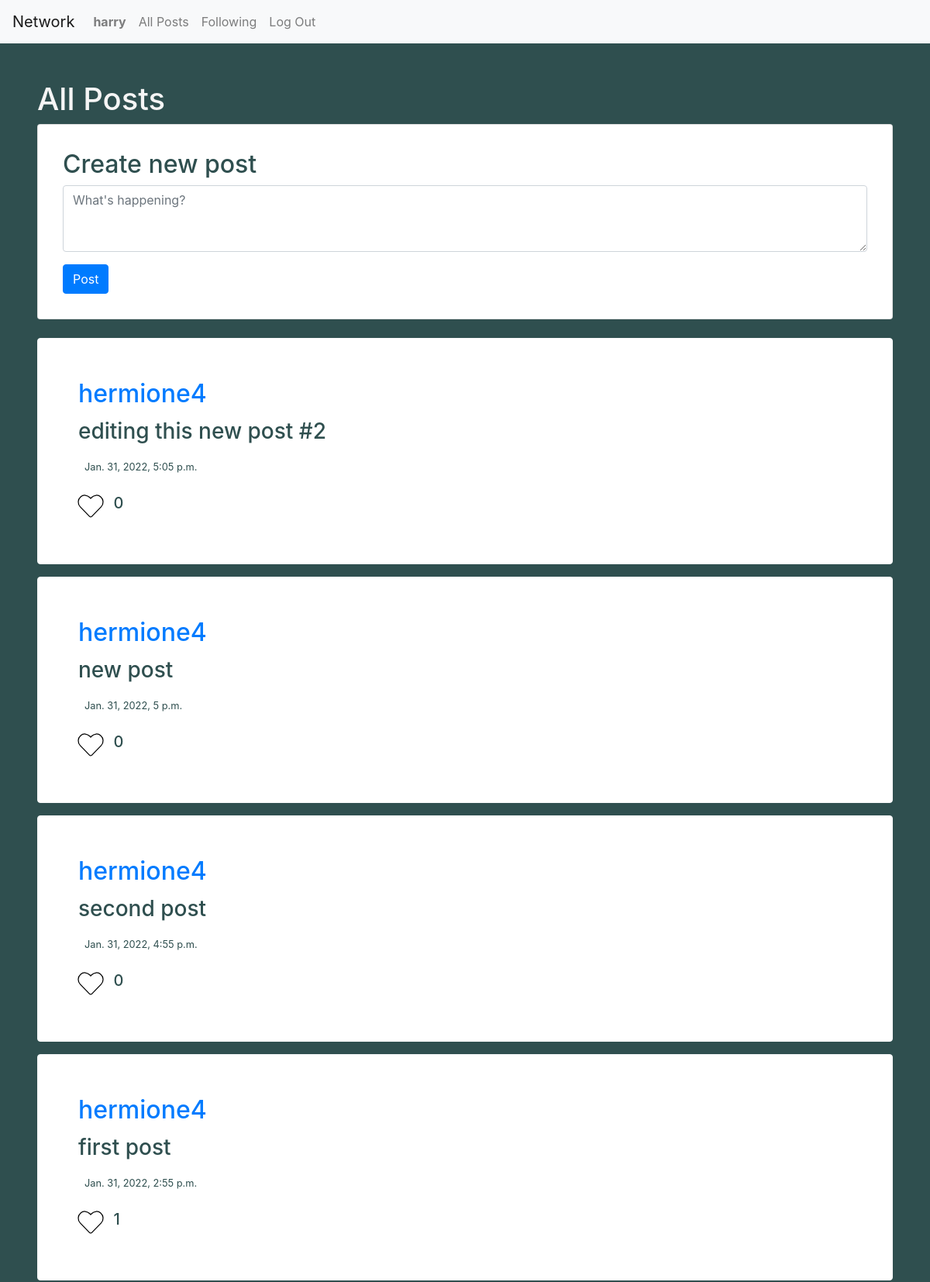
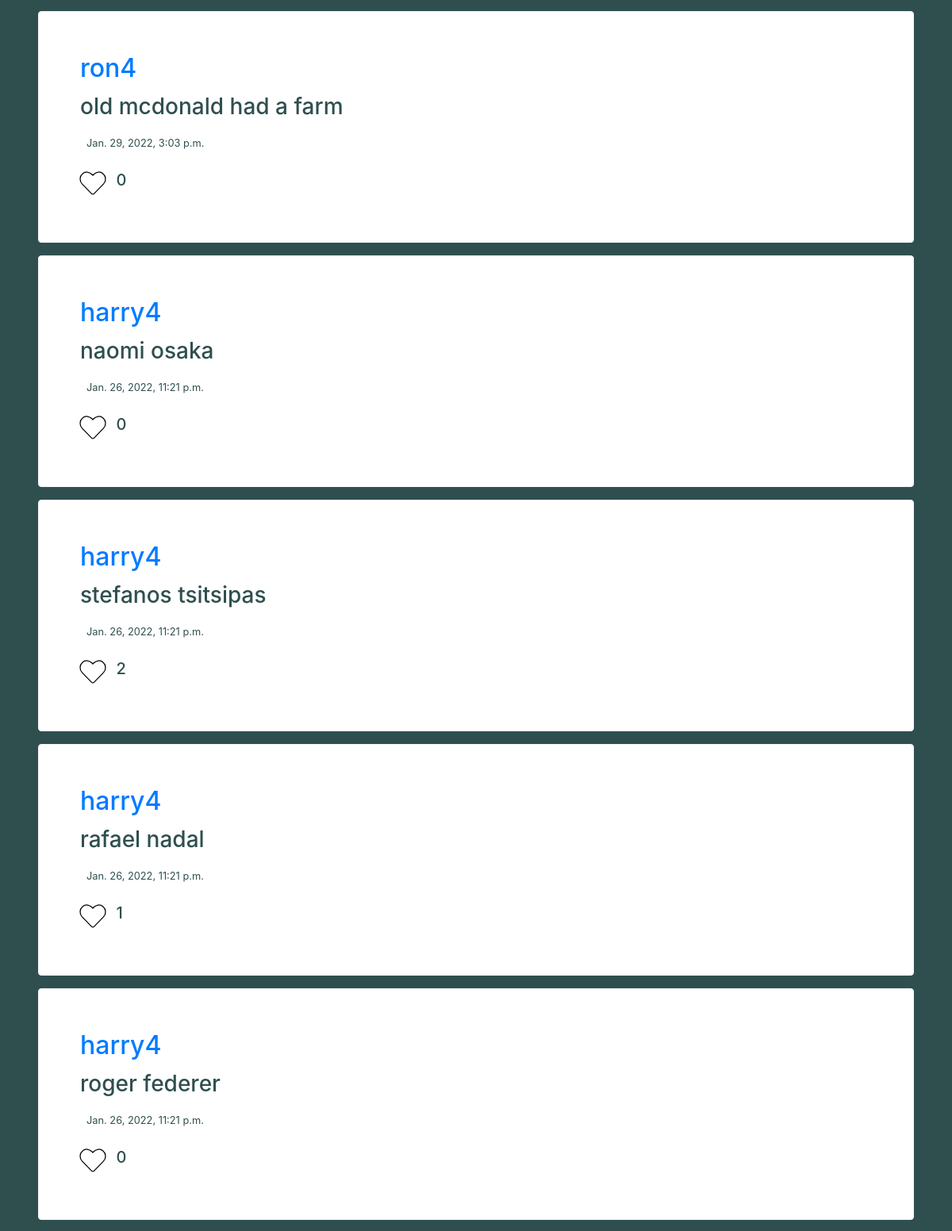
/ (signed in, upper part), run on the app's committed database (2 pictures, top to bottom).
### network/models.py (models this page shows, shortened)
class User(AbstractUser):
    follow_list = models.ManyToManyField("self", related_name='follows', blank=True, symmetrical=False)

class Post(models.Model):
    user = models.ForeignKey(User,on_delete=models.CASCADE,related_name="userID")
    contents = models.CharField(max_length=280, default=None)
    created_dt = models.DateTimeField(default=datetime.datetime.now)
    likes = models.ManyToManyField(User, related_name="likes", blank=True)
    def get_likes_count(self):
        return self.likes.count()

### network/views.py (the view)
# urls.py: path("", views.index, name="index"),
def index(request):
    unpaginated_posts = Post.objects.all().order_by('-created_dt')
    all_posts = paginate(request, unpaginated_posts)
    return render(request, "network/index.html", {
        'form': forms.CreatePostForm(),
        'all_posts': all_posts,
        "title": "All Posts",
        'remove_create_post': "False"
    })

### network/forms.py
class CreatePostForm(forms.Form):
    contents =forms.CharField(label="",required= False, widget= forms.Textarea
    (attrs={'placeholder':'What\'s happening?','class':'col-sm','style':'top:1rem,margin:10rem'}))

### network/views.py (called while the page is built)
def paginate(request, dataList):
    paginator = Paginator(dataList, MAX_POSTS_PER_PAGE)
    page_num = request.GET.get('page')
    page_obj = paginator.get_page(page_num)
    return page_obj

### network/templates/network/index.html (shortened to what this page needs)
{% extends "network/layout.html" %}
{% load static %}
{% block body %}
<div class="container-fluid" id="index-view">
  {% if is_profile_page == "True" %}
    {% include "network/profile.html" %}
  {% else %}
    <h1>{{ title }}</h1>
  {% endif %}
  {% if remove_create_post == "False" %}
    {% include "network/createpost.html" %}
  {% endif %}
    <br>
    {% for post in all_posts %}
    <div class="card border-light mb-3" id="post-view">
        <div class="card-body">
            <h2 class="card-title"><a href="{% url 'profile' post.user.username %}">{{post.user.username}}</a></h2>
            <h3 class="card-text" id="post_body_{{post.id}}"> {{ post.contents }}</h3>
            <p class="card-text ml-auto p-2"><small>{{post.created_dt}}</small></p>
            <div style="display: inline-flex">
              {% if request.user in post.likes.all %}
                <i id="like_btn_{{post.id}}" class="fa fa-heart fa-2x" style="color: salmon; " onclick="like_or_unlike(`{{post.id}}`)"></i>
              {% else %}
                <i id="like_btn_{{post.id}}" class="fa fa-heart fa-2x" style="color: white; " onclick="like_or_unlike(`{{post.id}}`)"></i>
              {% endif %}
              <h5 id="like_count_{{post.id}}"> {{ post.get_likes_count }}</h5>
            </div>
        </div>
    </div>
    {% endfor %}
    <br>
</div>
<link rel="stylesheet" href="https://cdnjs.cloudflare.com/ajax/libs/font-awesome/4.7.0/css/font-awesome.min.css">
{% endblock %}

### network/templates/network/layout.html (shortened to what this page needs)
{% load static %}
<!DOCTYPE html>
<html lang="en">
    <head>
        <link rel="stylesheet" href="https://stackpath.bootstrapcdn.com/bootstrap/4.4.1/css/bootstrap.min.css">
        <link href="{% static 'network/styles.css' %}" rel="stylesheet">
    </head>
    <body>
        <nav class="navbar navbar-expand-lg navbar-light bg-light">
            <a class="navbar-brand" href="{% url 'index' %}">Network</a>
            <div>
              <ul class="navbar-nav mr-auto">
                {% if user.is_authenticated %}
                    <li class="nav-item">
                        <a class="nav-link" href="{% url 'profile' user.username %}"><strong>{{ user.username }}</strong></a>
                    </li>
                {% endif %}
                <li class="nav-item">
                  <a class="nav-link" href="{% url 'index' %}">All Posts</a>
                </li>
                {% if user.is_authenticated %}
                    <li class="nav-item">
                        <a class="nav-link" href="{% url 'following' %}">Following</a>
                    </li>
                    <li class="nav-item">
                        <a class="nav-link" href="{% url 'logout' %}">Log Out</a>
                    </li>
                {% endif %}
              </ul>
            </div>
          </nav>
        <div class="body">
            {% block body %}
            {% endblock %}
        </div>
    </body>
</html>

### network/static/network/styles.css (style rules this page uses)
#index-view, #following-view, #profile-view, #login-view, #register-view { color:whitesmoke; padding:3rem; }
.card { background-color: white; color: darkslategray; }
#post-view { padding: 2rem; position:relative; }
body { background-color:darkslategray; }

### data on the page
User: username "harry"
Post: user.username "hermione4", contents "editing this new post #2", created_dt "Jan. 31, 2022, 5:05 p.m.", get_likes_count "0"
Post: user.username "hermione4", contents "new post", created_dt "Jan. 31, 2022, 5 p.m.", get_likes_count "0"
Post: user.username "hermione4", contents "second post", created_dt "Jan. 31, 2022, 4:55 p.m.", get_likes_count "0"
Post: user.username "hermione4", contents "first post", created_dt "Jan. 31, 2022, 2:55 p.m.", get_likes_count "1"
Post: user.username "ron4", contents "old mcdonald had a farm", created_dt "Jan. 29, 2022, 3:03 p.m.", get_likes_count "0"
Post: user.username "harry4", contents "naomi osaka", created_dt "Jan. 26, 2022, 11:21 p.m.", get_likes_count "0"
Post: user.username "harry4", contents "stefanos tsitsipas", created_dt "Jan. 26, 2022, 11:21 p.m.", get_likes_count "2"
Post: user.username "harry4", contents "rafael nadal", created_dt "Jan. 26, 2022, 11:21 p.m.", get_likes_count "1"
Post: user.username "harry4", contents "roger federer", created_dt "Jan. 26, 2022, 11:21 p.m.", get_likes_count "0"

### other printed values
{{ title }} "All Posts"
